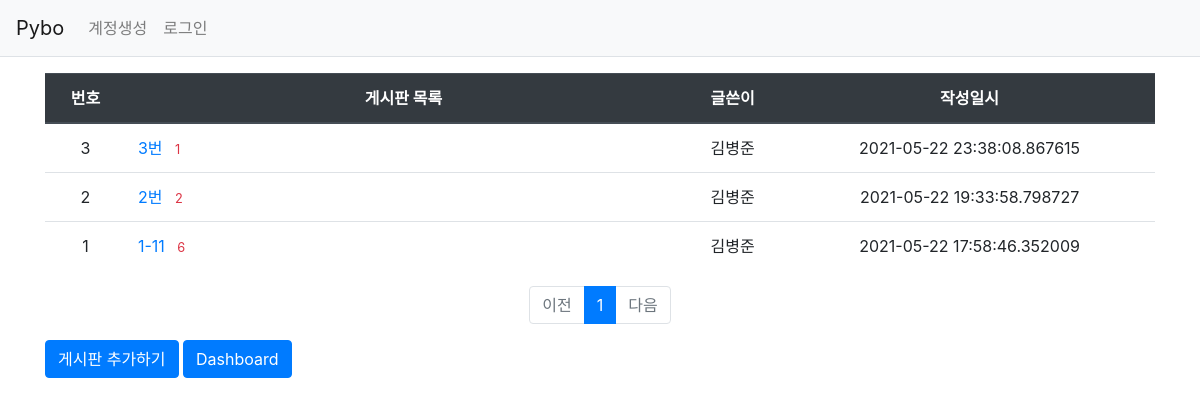
/board/list/, run on the app's committed database.
### pybo/models.py (models this page shows)
class Board(db.Model):
    id = db.Column(db.Integer, primary_key=True)
    title = db.Column(db.String(200), nullable=False)
    create_date = db.Column(db.DateTime(), nullable=False)
    user_id = db.Column(db.Integer, db.ForeignKey('user.id', ondelete='CASCADE'), nullable=False)
    user = db.relationship('User', backref=db.backref('article_set'))
    modify_date = db.Column(db.DateTime(), nullable=True)

class User(db.Model):
    id = db.Column(db.Integer, primary_key=True)
    username = db.Column(db.String(150), unique=True, nullable=False)
    password = db.Column(db.String(200), nullable=False)
    email = db.Column(db.String(120), unique=True, nullable=False)

### pybo/views/board_views.py (the view)
@bp.route('/list/')
def _list():
    page = request.args.get('page', type=int, default=1)
    board_list = Board.query.order_by(Board.create_date.desc())
    board_list = board_list.paginate(page, per_page=10)
    return render_template('board/board_list.html', board_list=board_list)

### pybo/views/auth_views.py (called while the page is built)
@bp.before_app_request
def load_logged_in_user():
    user_id = session.get('user_id')
    if user_id is None:
        g.user = None
    else:
        g.user = User.query.get(user_id)

### pybo/templates/board/board_list.html (shortened to what this page needs)
<!DOCTYPE html>
<html lang="en">
<head>
</head>
<body>
{% extends 'base.html' %}
{% block content %}
<link rel="stylesheet" href="{{ url_for('static', filename='bootstrap.min.css') }}">
<div class="container my-3">
    <table class="table">
        <thead>
        <tr class="text-center thead-dark">
            <th>번호</th>
            <th style="width:50%">게시판 목록</th>
            <th>글쓴이</th>
            <th>작성일시</th>
        </tr>
        </thead>
        <tbody>
        {% if board_list %}
        {% for board in board_list.items %}
        <tr class="text-center">
            <td>{{ board_list.total - ((board_list.page-1) * board_list.per_page) - loop.index0 }}</td>
            <td class="text-left">
                <a href="{{ url_for('board.detail', board_id=board.id) }}">{{ board.title }}</a>
                {% if board.article_set|length > 0 %}
                <span class="text-danger small ml-2">{{ board.article_set|length }}</span>
                {% endif %}
            </td>
            <td>{{ board.user.username }}</td>
            <td>{{ board.create_date }}</td>
        </tr>
        {% endfor %}
        {% else %}
        <tr>
            <td colspan="3">질문이 없습니다.</td>
        </tr>
        {% endif %}
        </tbody>
    </table>
    <ul class="pagination justify-content-center">
        {% if board_list.has_prev %}
        <li class="page-item">
            <a class="page-link" href="?page={{ board_list.prev_num }}">이전</a>
        </li>
        {% else %}
        <li class="page-item disabled">
            <a class="page-link" tabindex="-1" aria-disabled="true" href="#">이전</a>
        </li>
        {% endif %}
        {% for page_num in board_list.iter_pages() %}
            {% if page_num %}
                {% if page_num != board_list.page %}
                <li class="page-item">
                    <a class="page-link" href="?page={{ page_num }}">{{ page_num }}</a>
                </li>
                {% else %}
                <li class="page-item active" aria-current="page">
                    <a class="page-link" href="#">{{ page_num }}</a>
                </li>
                {% endif %}
           {% else %}
                <li class="disabled">
                    <a class="page-link" href="#">...</a>
                </li>
           {% endif %}
        {% endfor %}
        {% if board_list.has_next %}
        <li class="page-item">
            <a class="page-link" href="?page={{ board_list.next_num }}">다음</a>
        </li>
        {% else %}
        <li class="page-item disabled">
            <a class="page-link" tabindex="-1" aria-disabled="true" href="#">다음</a>
        </li>
        {% endif %}
    </ul>
    <a href="{{ url_for('board.create') }}" class="btn btn-primary">게시판 추가하기</a>
    <a href="{{ url_for('dashboard.recent_board_article') }}" class="btn btn-primary">Dashboard</a>
</div>
{% endblock %}

### pybo/templates/base.html (shortened to what this page needs)
<!doctype html>
<html lang="ko">
<head>
    <link rel="stylesheet" href="{{ url_for('static', filename='bootstrap.min.css') }}">
    <link rel="stylesheet" href="{{ url_for('static', filename='style.css') }}">
</head>
<body>
{% include "navbar.html" %}
{% block content %}
{% endblock %}
</body>
</html>

### pybo/templates/navbar.html (shortened to what this page needs)
<nav class="navbar navbar-expand-lg navbar-light bg-light border-bottom">
    <a class="navbar-brand" href="{{ url_for('main.index') }}">Pybo</a>
    <div class="collapse navbar-collapse flex-grow-0" id="navbarNav">
        {% if g.user %}
        <ul class="navbar-nav">
            <li class="nav-item ">
                <a class="nav-link" href="{{ url_for('auth.logout') }}">{{ g.user.username }} (로그아웃)</a>
            </li>
        </ul>
        {% else %}
        <ul class="navbar-nav">
            <li class="nav-item ">
                <a class="nav-link" href="{{ url_for('auth.signup') }}">계정생성</a>
            </li>
            <li class="nav-item ">
                <a class="nav-link" href="{{ url_for('auth.login') }}">로그인</a>
            </li>
        </ul>
        {% endif %}
    </div>
</nav>

### data on the page
Board: id "3", title "3번", article_set|length "1", user.username "김병준", create_date "2021-05-22 23:38:08.867615"
Board: id "2", title "2번", article_set|length "2", user.username "김병준", create_date "2021-05-22 19:33:58.798727"
Board: total "1", title "1-11", article_set|length "6", user.username "김병준", create_date "2021-05-22 17:58:46.352009"

### other printed values
{{ page_num }} "1"
